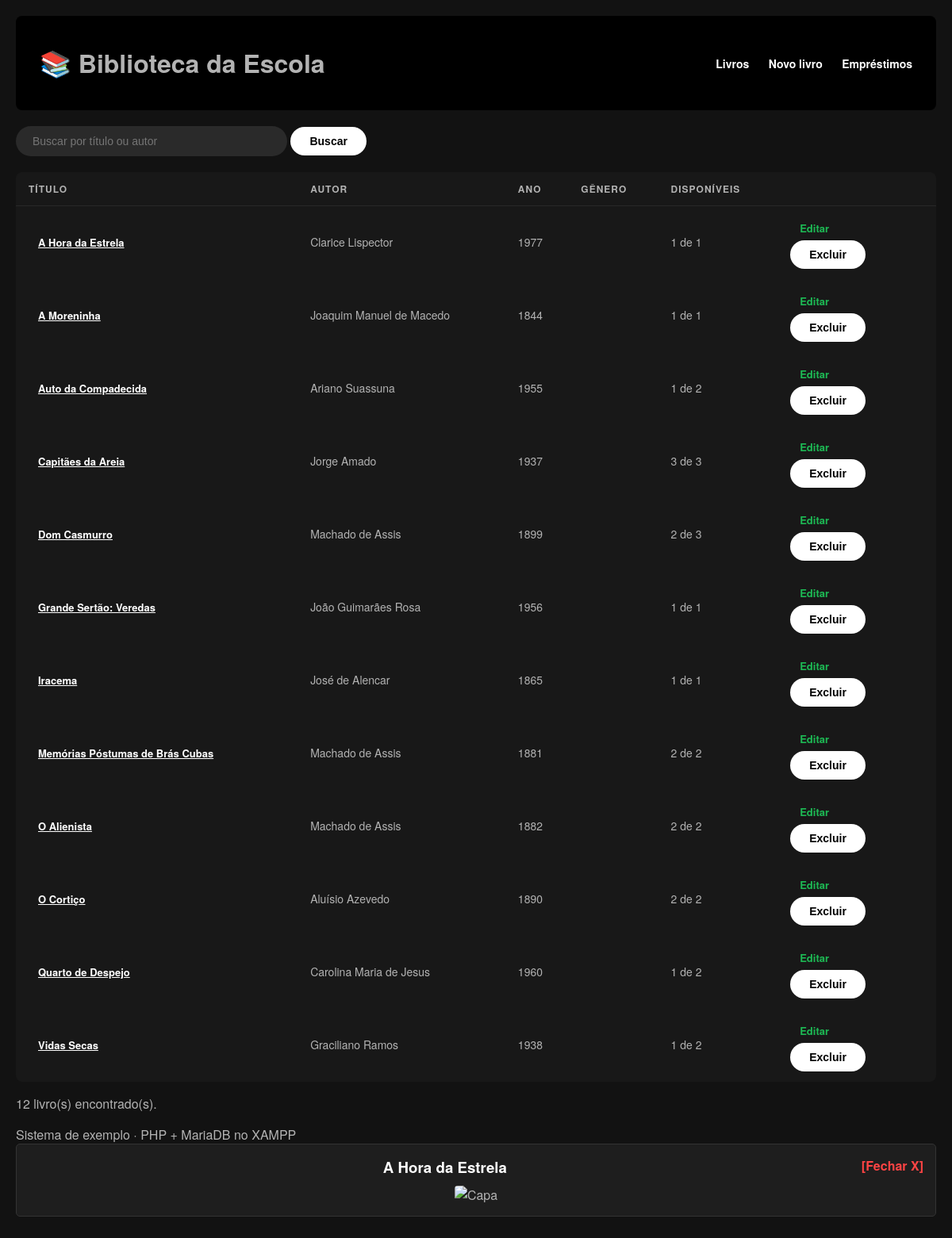
The page /index.php?ver_capa=8 on the database as committed earlier.
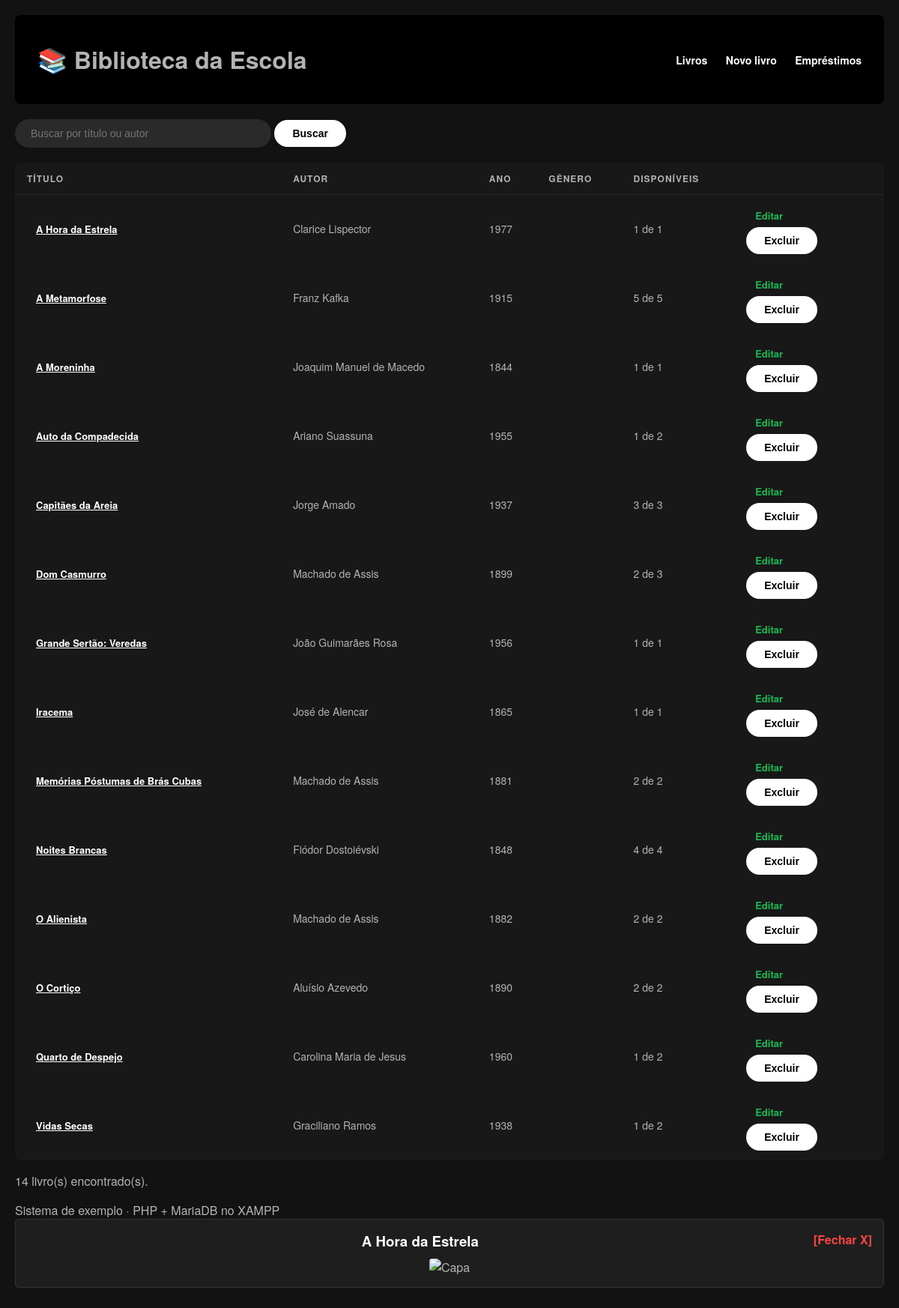
The same page on the database as committed later.
### tables this page shows
CREATE TABLE livros (
  id          INT AUTO_INCREMENT PRIMARY KEY,
  titulo      VARCHAR(150) NOT NULL,
  autor       VARCHAR(100) NOT NULL,
  ano         INT,
  genero      VARCHAR(50),
  quantidade  INT NOT NULL DEFAULT 1
);

### conexao.php (called while the page is built, shortened)
<?php
function e($texto) {
    return htmlspecialchars((string)$texto, ENT_QUOTES, 'UTF-8');
}

### index.php (the view, shortened to what this page needs)
<?php
require 'conexao.php';
$busca = $_GET['busca'] ?? '';
$sql = "SELECT l.id, l.titulo, l.autor, l.ano, l.genero, l.quantidade,
               COUNT(e.id) AS emprestados
        FROM livros l
        LEFT JOIN emprestimos e
               ON e.livro_id = l.id AND e.data_devolucao IS NULL
        WHERE l.titulo LIKE :busca OR l.autor LIKE :busca2
        GROUP BY l.id, l.titulo, l.autor, l.ano, l.genero, l.quantidade
        ORDER BY l.titulo";
$consulta = $pdo->prepare($sql);
$consulta->execute([':busca' => "%$busca%", ':busca2' => "%$busca%"]);
$livros = $consulta->fetchAll();
require 'topo.php';
?>
<form method="get" class="busca">
  <input type="text" name="busca" value="<?= e($busca) ?>" placeholder="Buscar por título ou autor">
  <button>Buscar</button>
</form>
<table>
<tr><th>Título</th><th>Autor</th><th>Ano</th><th>Gênero</th><th>Disponíveis</th><th></th><th></th></tr>
<?php foreach ($livros as $livro): ?>
    <tr>
        <td>
            <a href="index.php?ver_capa=<?= $livro['id'] ?>" style="color: inherit; text-decoration: underline;">
                <?= e($livro['titulo']) ?>
            </a>
        </td>
        <td><?= e($livro['autor']) ?></td>
        <td><?= e($livro['ano']) ?></td>
        <td><?= e($livro['gênero']) ?></td>
        <td><?= $livro['quantidade'] - $livro['emprestados'] ?> de <?= $livro['quantidade'] ?></td>
        <td class="acoes">
            <a href="editar.php?id=<?= $livro['id'] ?>">Editar</a>
            <form method="post" action="excluir.php" onsubmit="return confirm('Excluir este livro?')">
                <button class="perigo">Excluir</button>
            </form>
        </td>
    </tr>
<?php endforeach; ?>
</table>
<p class="total"><?= count($livros) ?> livro(s) encontrado(s).</p>
<?php require 'rodape.php'; ?>
<?php
if (isset($_GET['ver_capa'])) {
    $id_livro = (int)$_GET['ver_capa'];
    $livro_encontrado = null;
    foreach ($livros as $l) {
        if ($l['id'] == $id_livro) {
            $livro_encontrado = $l;
            break;
        }
    }
    if ($livro_encontrado) {
        $nome_capa = !empty($livro_encontrado['capa']) ? $livro_encontrado['capa'] : 'sem-capa.jpg';
        ?>
        <div style="background: #1e1e1e; padding: 15px; border: 1px solid #333; text-align: center; margin-bottom: 20px; border-radius: 5px;">
            <a href="index.php" style="color: #ff4444; float: right; text-decoration: none; font-weight: bold;">[Fechar X]</a>
            <h3 style="margin: 0 0 10px 0; color: #fff;"><?= e($livro_encontrado['titulo']) ?></h3>
            <img src="capas/<?= $nome_capa ?>" alt="Capa" style="max-width: 180px; height: auto; border-radius: 4px;">
        </div>
        <?php
    }
}
?>

### topo.php (shortened to what this page needs)
<!DOCTYPE html>
<html lang="pt-BR">
<head>
  <link rel="stylesheet" href="estilo.css">
</head>
<body>
<header>
  <h1>📚 Biblioteca da Escola</h1>
  <nav>
    <a href="index.php">Livros</a>
    <a href="novo.php">Novo livro</a>
    <a href="emprestimos.php">Empréstimos</a>
  </nav>
</header>
<main>

### rodape.php
</main>
<footer>Sistema de exemplo · PHP + MariaDB no XAMPP</footer>
</body>
</html>

### estilo.css (style rules this page uses)
body { background-color: #121212; color: #B3B3B3; font-family: 'Montserrat', 'Helvetica Neue', Helvetica, Arial, sans-serif; margin: 0; padding: 20px; }
header, .navbar, div[style*="background-color"] { background-color: #000000 !important; padding: 15px 30px; border-radius: 8px; margin-bottom: 20px; display: flex; justify-content: space-between; align-items: center; }
.navbar a, header a { color: #FFFFFF !important; text-decoration: none; font-weight: 700; font-size: 14px; margin-left: 20px; transition: color 0.2s ease; }
input[type="text"], input[type="search"] { background-color: #2A2A2A; border: 1px solid transparent; color: #FFFFFF; padding: 10px 20px; border-radius: 50px; font-size: 14px; width: 300px; outline: none; transition: background-color 0.2s, border-color 0.2s; }
button, input[type="submit"] { background-color: #FFFFFF; color: #000000; border: none; padding: 10px 24px; font-weight: 700; font-size: 14px; border-radius: 50px; cursor: pointer; transition: transform 0.2s, background-color 0.2s; }
table { width: 100%; border-collapse: collapse; background-color: #181818; padding: 20px; border-radius: 8px; margin-top: 20px; }
th { color: #B3B3B3; text-transform: uppercase; font-size: 12px; letter-spacing: 1px; text-align: left; padding: 12px 16px; border-bottom: 1px solid #282828; }
td { color: #B3B3B3; font-size: 14px; padding: 12px 16px; border-bottom: 1px solid transparent; }
td:first-child, table tr td:nth-child(1) { color: #FFFFFF; font-weight: 500; }
td a, .btn-action { font-size: 13px; font-weight: 700; text-decoration: none; padding: 6px 12px; border-radius: 4px; margin-right: 5px; display: inline-block; }
td a[href*="editar"], .btn-edit { color: #1DB954 !important; background: transparent; }

Rows that differ between the two databases and show on the page:
added livros: titulo "A Metamorfose", autor "Franz Kafka", ano "1915", $livro['quantidade']-$livro['emprestados'] "5", quantidade "5"
added livros: titulo "Noites Brancas", autor "Fiódor Dostoiévski", ano "1848", $livro['quantidade']-$livro['emprestados'] "4", quantidade "4"
Other text that changed with them:
count($livros): "12" → "14"
